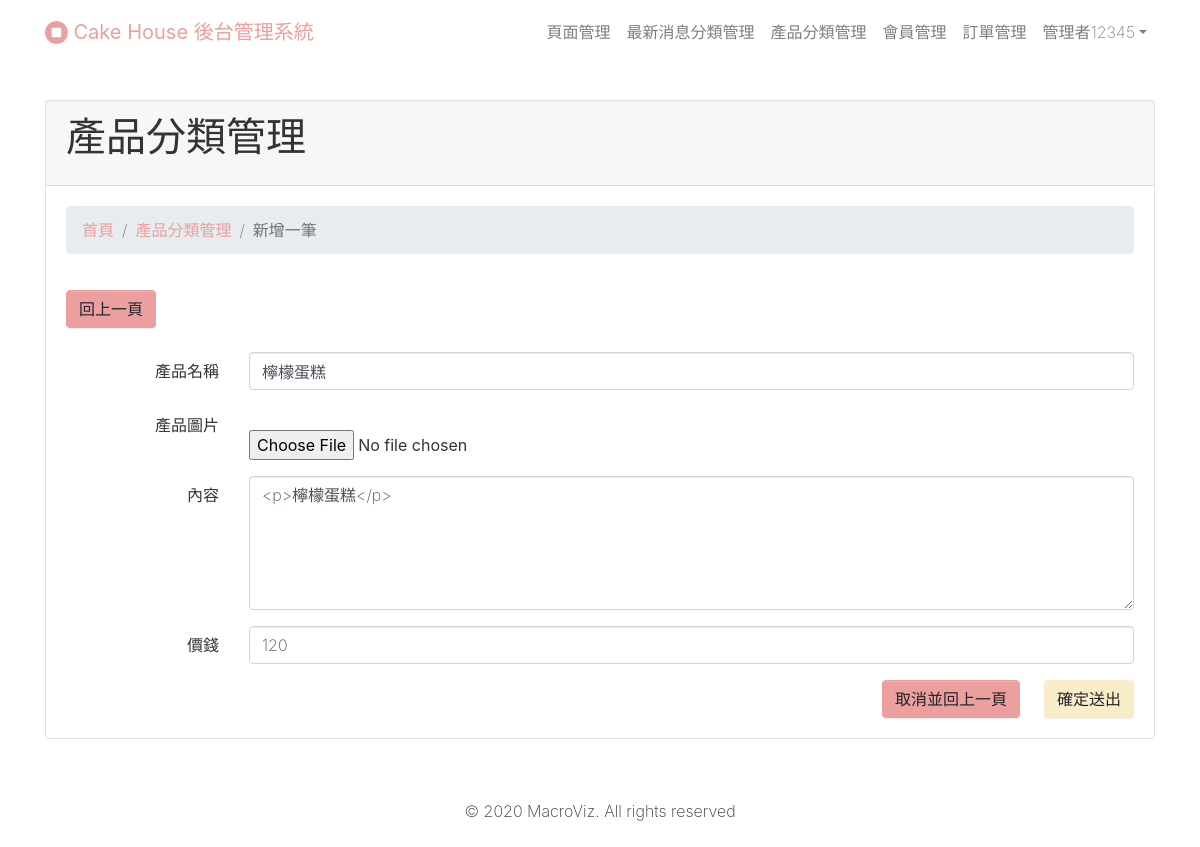
Page /admin/products/edit.php?categoryID=1&gproductID=4 (signed in) on the committed database.
### tables this page shows
CREATE TABLE `products` (
  `productID` int(11) NOT NULL,
  `product_categoryID` int(11) NOT NULL,
  `picture` varchar(255) DEFAULT NULL,
  `name_date` varchar(255) NOT NULL,
  `description` text NOT NULL,
  `price` int(11) NOT NULL,
  `created_at` varchar(255) DEFAULT NULL,
  `updated_at` varchar(255) DEFAULT NULL
);

### admin/products/edit.php (the view, shortened to what this page needs)
<?php require_once('../../connection/connection.php'); ?>
<?php
if(isset($_POST['EditForm']) && $_POST['EditForm'] == "EDIT"){
  if (!file_exists('../../uploads/products')) {
    mkdir('../../uploads/products', 0755, true);
  }
  if(isset($_FILES['picture']['name'])){
    $filename = $_FILES['picture']['name'];
    $file_path = "../../uploads/products/".$_FILES['picture']['name'];
    move_uploaded_file($_FILES['picture']['tmp_name'], $file_path);
  }else{
    $filename = null;
  }
  $sql= "UPDATE products SET picture=:picture,name_date=:name_date,description=:description ,	price=:price,updated_at=:updated_at WHERE productID=:productID";
  $sth = $db ->prepare($sql);
  $sth ->bindParam(":picture", $filename, PDO::PARAM_STR);
  $sth ->bindParam(":name_date", $_POST['name_date'], PDO::PARAM_STR);
  $sth ->bindParam(":description", $_POST['description'], PDO::PARAM_STR);
  $sth ->bindParam(":price", $_POST['price'], PDO::PARAM_STR);
  $sth ->bindParam(":updated_at", $_POST['updated_at'], PDO::PARAM_STR);
  $sth ->bindParam(":productID", $_POST['productID'], PDO::PARAM_INT);
  $sth ->execute();
  header('Location: list.php?categoryID='.$_POST['product_categoryID']);
}else{
  $query = $db->query("SELECT * FROM products WHERE productID=".$_GET['gproductID']);
  $products = $query->fetch(PDO::FETCH_ASSOC);
}
?>
<!DOCTYPE html>
<html>
<?php require_once('../layouts/head.php'); ?>
<body style="">
<?php require_once('../layouts/navbar.php'); ?>
  <div class="py-4">
    <div class="container">
      <div class="row">
        <div class="col-md-12">
          <div class="card">
            <div class="card-header">
              <h1>產品分類管理</h1>
            </div>
            <div class="card-body">
              <ul class="breadcrumb mb-2">
                <li class="breadcrumb-item"> <a href="#">首頁</a> </li>
                <li class="breadcrumb-item"><a href="list.php?categoryID=<?php echo $_GET['categoryID']; ?>">產品分類管理</a></li>
                <li class="breadcrumb-item active">新增一筆</li>
              </ul>
              <div class="row">
                <div class="col-md-12 my-3"><a class="btn btn-primary" href="list.php?categoryID=<?php echo $_GET['categoryID']; ?>">回上一頁</a></div>
              </div>
              <form id="EditForm" class="text-right" method="post" action="edit.php" enctype="multipart/form-data">
              <div class="form-group row"> <label for="inputmailh" class="col-2 col-form-label">產品名稱</label>
                  <div class="col-10">
                    <input type="text" class="form-control" id="name_date" name="name_date" value="<?php echo $products['name_date']; ?>"> </div>
                </div>
                <div class="form-group row"> <label for="inputpasswordh" class="col-2 col-form-label" contenteditable="true">產品圖片</label>
                  <div class="col-10">
                    <input type="file" class="form-control-file" id="picture" name="picture" value="<?php echo $products['picture']; ?>"> </div>
                </div>
                <div class="form-group row"> <label for="inputpasswordh" class="col-2 col-form-label" contenteditable="true">內容</label>
                  <div class="col-10">
                  <textarea rows="5" class="form-control" name="description"><?php echo $products['description']; ?></textarea> </div>
                </div>
                <div class="form-group row"> <label for="inputpasswordh" class="col-2 col-form-label">價錢</label>
                  <div class="col-10">
                    <input type="text" class="form-control" id="price" name="price" value="<?php echo $products['price']; ?>"> </div>
                </div>
                <button type="submit" class="btn mr-3 btn-primary">取消並回上一頁</button><button type="submit" class="btn btn-secondary">確定送出</button>
              </form>
            </div>
          </div>
        </div>
      </div>
    </div>
  </div>
  <?php require_once('../layouts/footer.php'); ?>
</body>
</html>

### rows in the picture
products: name_date "檸檬蛋糕", description "<p>檸檬蛋糕</p>", price "120"

### other values in the picture
$_SESSION['user'] "12345"
